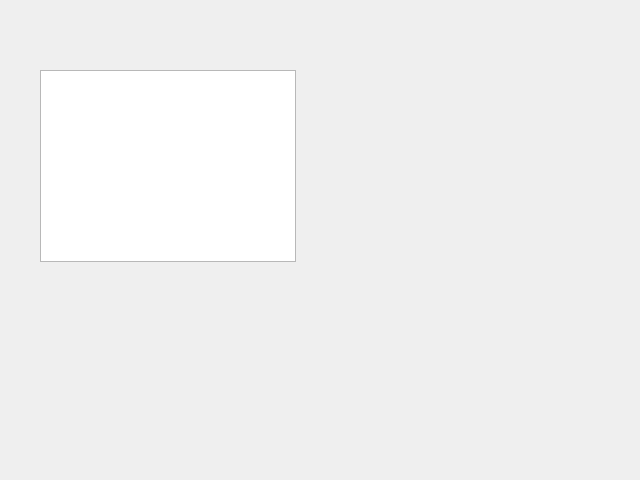
<?xml version="1.0" encoding="UTF-8"?>
<ui version="4.0">
 <class>Form</class>
 <widget class="QWidget" name="Form">
  <property name="geometry">
   <rect>
    <x>0</x>
    <y>0</y>
    <width>640</width>
    <height>480</height>
   </rect>
  </property>
  <property name="windowTitle">
   <string>Form</string>
  </property>
  <widget class="QGraphicsView" name="graphicsView">
   <property name="geometry">
    <rect>
     <x>40</x>
     <y>70</y>
     <width>256</width>
     <height>192</height>
    </rect>
   </property>
  </widget>
 </widget>
 <resources/>
 <connections/>
</ui>
